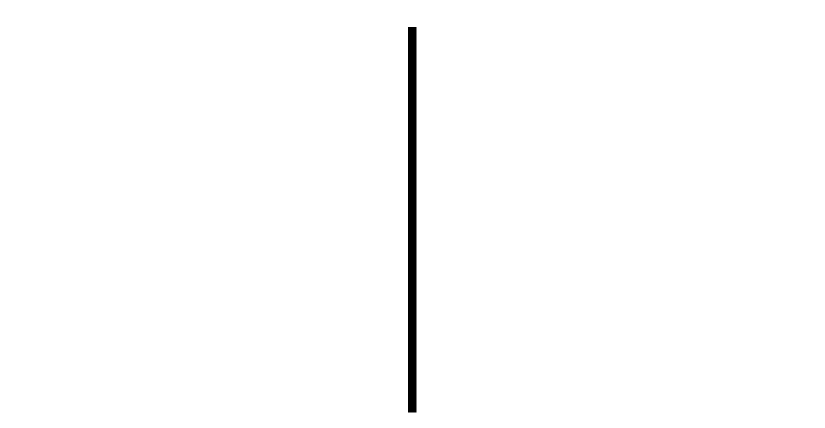
#> input picture prior_work/T2_2021/Jason_Practice/needle.png, 1650 x 856 px (shown at 1/2 size)
$ jupyter execute --allow-errors Speedometer.ipynb
#> lines starting #> are read from the running program, lines starting #| are printed output that depends on the picture
### Speedometer

The purpose of this file is to use a speedometer (or half donut like) to visualise the amount of available parks from total parks.

[cell 1]
#This code is from here https://andrewshay.me/blog/how-to-create-a-gauge-speedometer-graphic-with-python/.  Might be useful to modify it accordingly.

import PIL

from PIL import Image

percent = 45  # Percent for gauge
output_file_name = 'new_gauge.png'

# X and Y coordinates of the center bottom of the needle starting from the top left corner
#   of the image
x = 825
y = 825
loc = (x, y)

percent = percent / 100
rotation = 180 * percent  # 180 degrees because the gauge is half a circle
rotation = 90 - rotation  # Factor in the needle graphic pointing to 50 (90 degrees)

dial = Image.open('needle.png')
#> dial is the input picture: PIL image 1650x856 RGBA; mean R, G, B, A 252.6, 252.6, 252.6, 2.4
dial = dial.rotate(rotation, resample=PIL.Image.BICUBIC, center=loc)  # Rotate needle
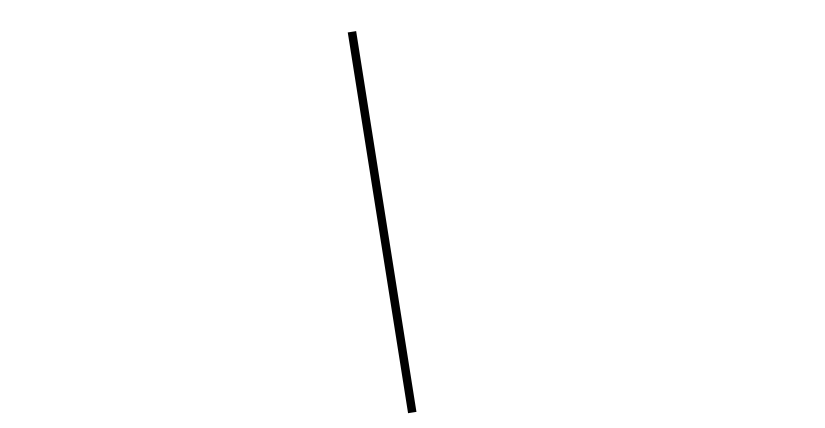
#> dial: PIL image 1650x856 RGBA (shown at 1/2 size); mean R, G, B, A 0, 0, 0, 2.4; transparent parts drawn white

gauge = Image.open('gauge.png')
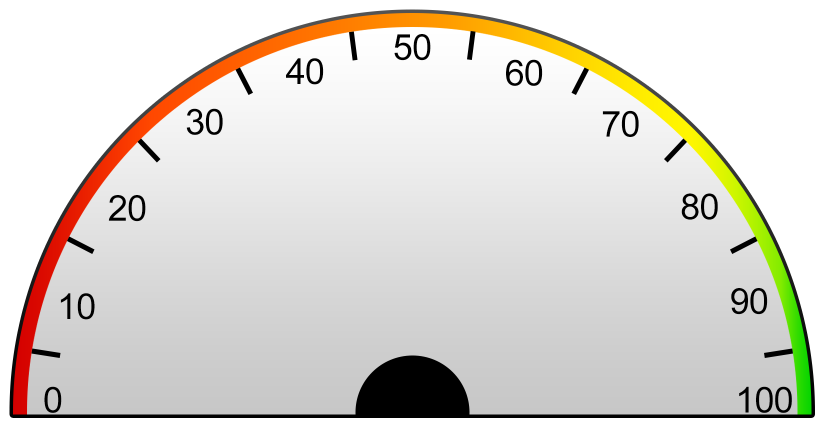
#> input picture prior_work/T2_2021/Jason_Practice/gauge.png, 1650 x 856 px (shown at 1/2 size)
#> gauge is the input picture: PIL image 1650x856 RGBA; mean R, G, B, A 215.3, 210.4, 197.1, 187.4
gauge.paste(dial, mask=dial)

gauge.save(output_file_name)
